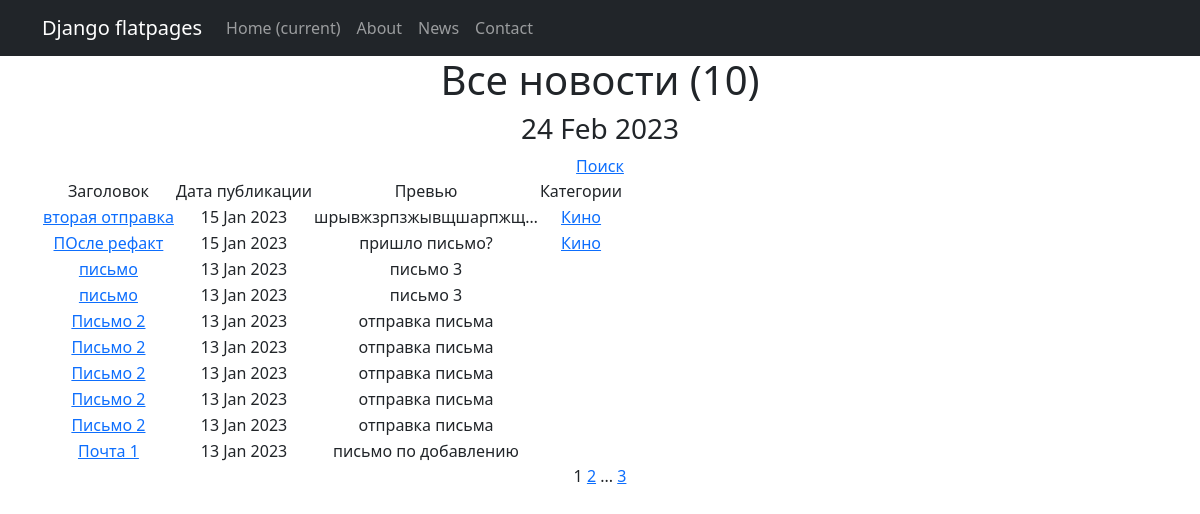
/newspaper/, run on an earlier commit of the app's database.
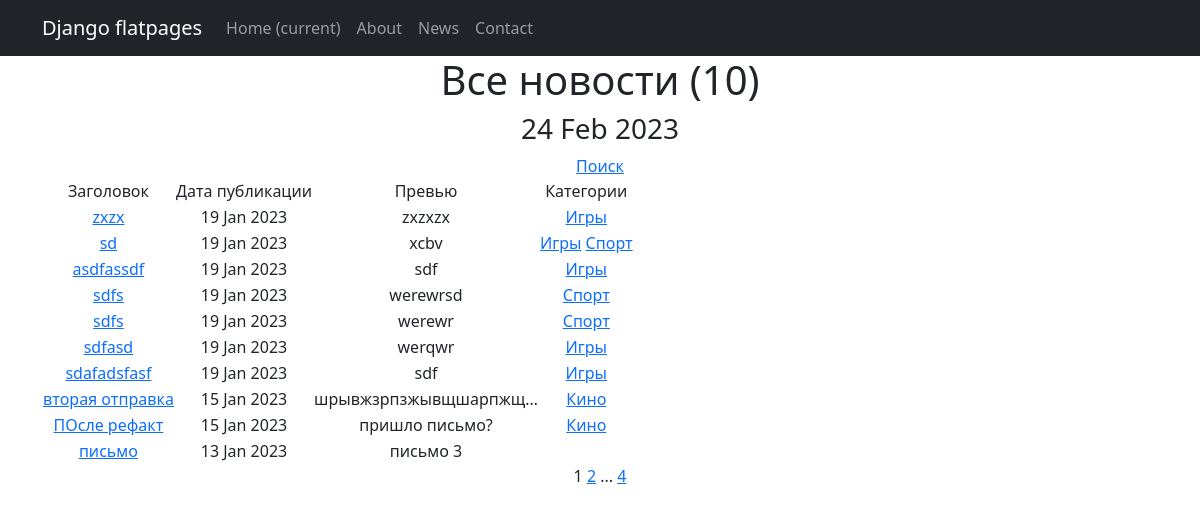
And on a later commit of the database.
### news_app/models.py (models this page shows, shortened)
class Post(models.Model):
    date_time_in = models.DateTimeField(auto_now_add=True)
    is_news = models.BooleanField(default=True)  # True - новость, False - статья
    title = models.CharField(max_length=255)
    text = models.TextField()
    rating = models.IntegerField(default=0)
    author = models.ForeignKey('Author', on_delete=models.CASCADE)
    category = models.ManyToManyField('Category', through='PostCategory')

class Category(models.Model):
    name = models.CharField(max_length=255, unique=True)
    subscribers = models.ManyToManyField(User, through='SubscribersCategory', related_name='categories' )
    def __str__(self):
        return self.name

### news_app/views.py (the view)
# urls.py: path('', cache_page(60*1)(PostList.as_view()), name='news_list'),
class PostList(ListView):
    model = Post
    ordering = '-date_time_in'
    template_name = 'news_list.html'
    context_object_name = 'news_list'
    paginate_by = 10
    def get_queryset(self):
        queryset = super().get_queryset()
        self.filterset = PostFilter(self.request.GET, queryset)
        return self.filterset.qs
    def get_context_data(self, **kwargs):
        context = super().get_context_data(**kwargs)
        context['filterset'] = self.filterset
        return context

### news_app/templatetags/custom_filters.py (called while the page is built)
@register.filter()
def censor(value):
   try:
      if not isinstance(value, str):
         raise CensorException("Error: is not a text")
      for word in CENSORED_WORDS:
         if word in value:
            value = value.replace(word, word[:1]+"***")
         if word.capitalize() in value:
            value = value.replace(word.capitalize(), word.capitalize()[:1]+"***")
      return value
   except CensorException as e:
      print (e)

### news_app/templatetags/custom_tags.py (called while the page is built)
@register.simple_tag()
def current_time(format_string='%b %d %Y'):
   return datetime.utcnow().strftime(format_string)

@register.simple_tag(takes_context=True)
def url_replace(context, **kwargs):
   d = context['request'].GET.copy()
   for k, v in kwargs.items():
       d[k] = v
   return d.urlencode()

### templates/news_list.html (shortened to what this page needs)
{% extends 'flatpages/default.html' %}
{% load custom_filters %}
{% load custom_tags %}
{% block content %}
   <h1>Все новости ({{ news_list | length }})</h1>
    <h3>{% current_time '%d %b %Y' %}</h3>
    <div align="center"><a href="search">Поиск</a></div>
   {% if news_list %}
       <table>
           <tr>
               <td>Заголовок</td>
               <td>Дата публикации</td>
               <td>Превью</td>
               <td>Категории</td>
           </tr>
           {% for news in news_list %}
           <tr>
               <td><a href="{{ news.id }}">{{ news.title|censor }}</a></td>
               <td>{{ news.date_time_in | date:'d M Y' }}</td>
               <td>{{ news.text | truncatechars:20 }}</td>
                <td>
                   {% for category in news.category.all %}
                    <a href="{% url 'category_list' category.id %}">{{ category }}</a>
                   {% endfor %}
               </td>
           </tr>
           {% endfor %}
       </table>
   {% else %}
       <h2>Новостей нет!</h2>
   {% endif %}
   {{ page_obj.number }}
   {% if page_obj.has_next %}
       <a href="?{% url_replace page=page_obj.next_page_number %}">{{ page_obj.next_page_number }}</a>
       {% if paginator.num_pages != page_obj.next_page_number %}
           ...
           <a href="?{% url_replace page=page_obj.paginator.num_pages %}">{{ page_obj.paginator.num_pages }}</a>
       {% endif %}
   {% endif %}
{% endblock content %}

What changed in the data, as far as the page shows it:
no longer on this page (row unchanged): Post: title|censor "письмо", date_time_in "13 Jan 2023", text "письмо 3"
no longer on this page (row unchanged): Post: title|censor "Письмо 2", date_time_in "13 Jan 2023", text "отправка письма"
no longer on this page (row unchanged): Post: title|censor "Письмо 2", date_time_in "13 Jan 2023", text "отправка письма"
no longer on this page (row unchanged): Post: title|censor "Письмо 2", date_time_in "13 Jan 2023", text "отправка письма"
no longer on this page (row unchanged): Post: title|censor "Письмо 2", date_time_in "13 Jan 2023", text "отправка письма"
no longer on this page (row unchanged): Post: title|censor "Письмо 2", date_time_in "13 Jan 2023", text "отправка письма"
no longer on this page (row unchanged): Post: title|censor "Почта 1", date_time_in "13 Jan 2023", text "письмо по добавлению"
added Post: title|censor "zxzx", date_time_in "19 Jan 2023", text "zxzxzx"
now on this page (row unchanged): Category: name "Игры"
added Post: title|censor "sd", date_time_in "19 Jan 2023", text "xcbv"
now on this page (row unchanged): Category: name "Спорт"
added Post: title|censor "asdfassdf", date_time_in "19 Jan 2023", text "sdf"
added Post: title|censor "sdfs", date_time_in "19 Jan 2023", text "werewrsd"
added Post: title|censor "sdfs", date_time_in "19 Jan 2023", text "werewr"
added Post: title|censor "sdfasd", date_time_in "19 Jan 2023", text "werqwr"
added Post: title|censor "sdafadsfasf", date_time_in "19 Jan 2023", text "sdf"
Also different on the page:
{{ page_obj.paginator.num_pages }}: "3" → "4"
